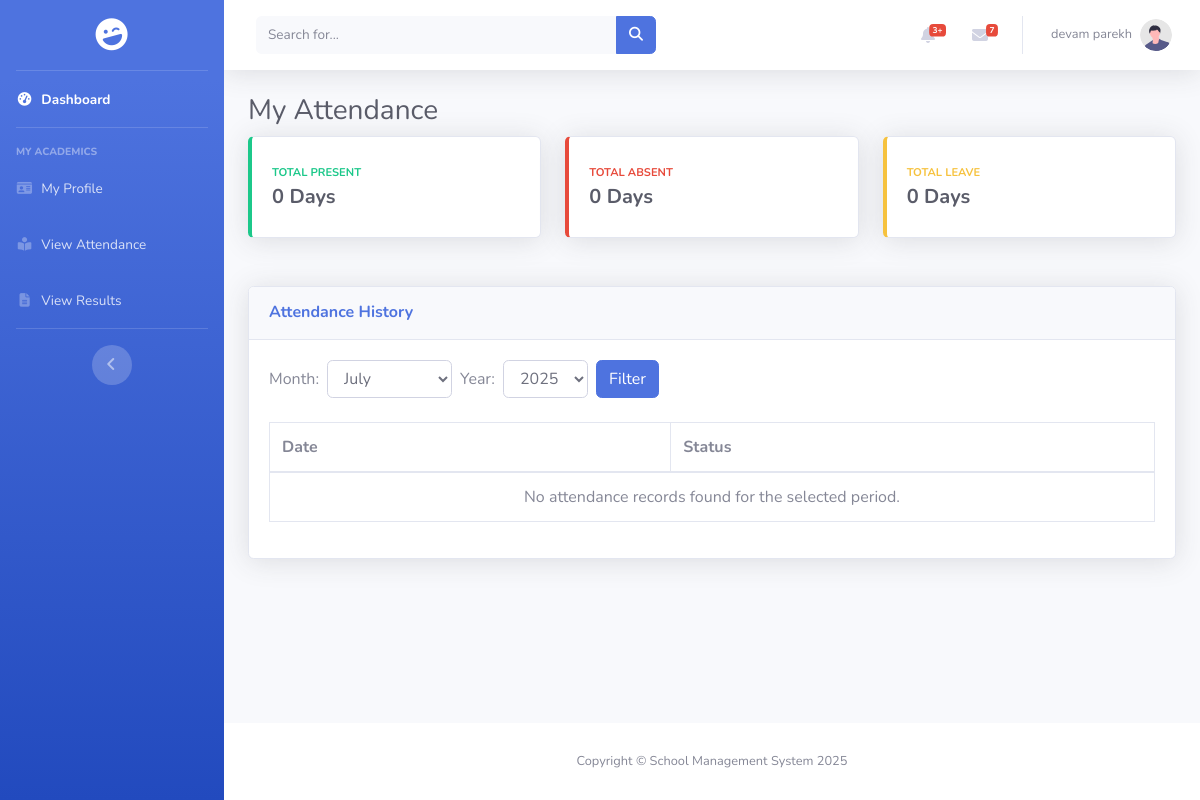
The page /pages/student/view_attendance.php (signed in) on the database as committed earlier.
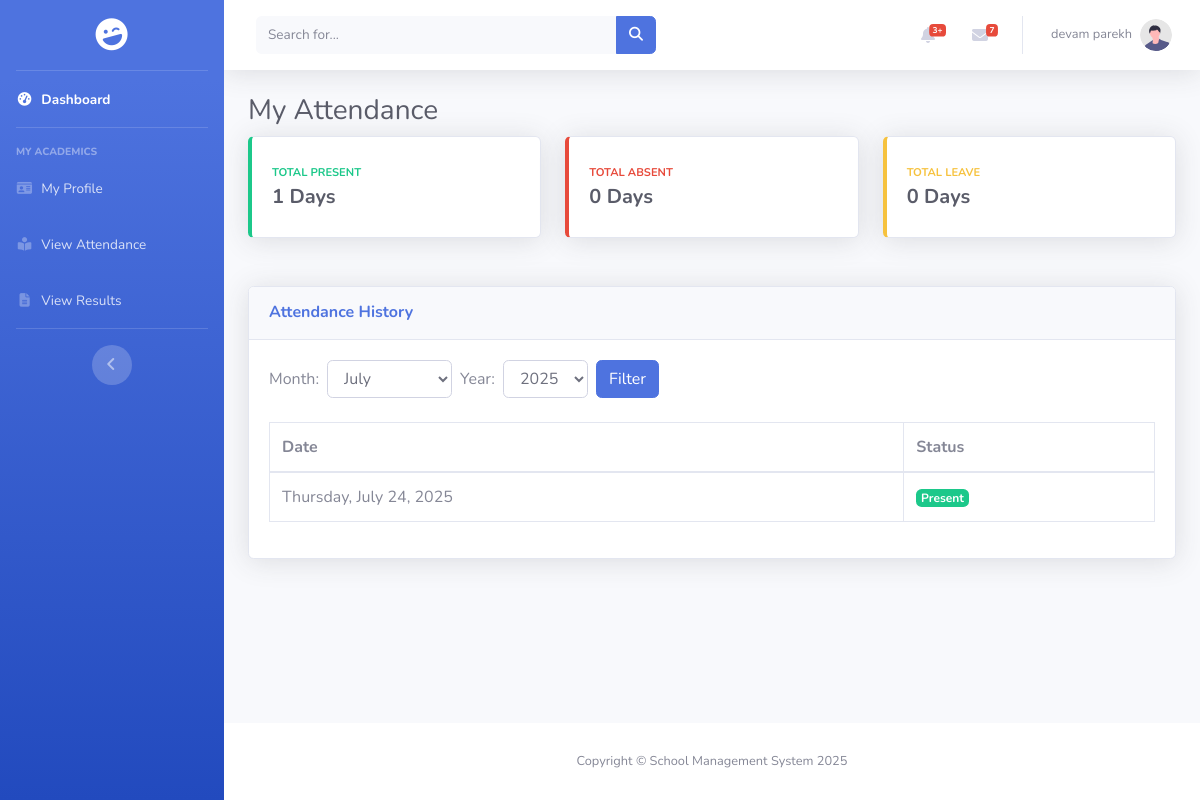
The same page on the database as committed later.
### tables this page shows
CREATE TABLE `attendance` (
  `attendance_id` int(11) NOT NULL,
  `student_id` int(11) NOT NULL,
  `teacher_id` int(11) NOT NULL,
  `school_id` int(11) NOT NULL,
  `std` varchar(10) NOT NULL,
  `attendance_date` date NOT NULL,
  `status` enum('Present','Absent','Leave') NOT NULL,
  `remark` varchar(255) DEFAULT NULL
);

### encryption.php (called while the page is built, shortened)
<?php
function decrypt_id($encrypted) {
    return openssl_decrypt($encrypted, ENCRYPTION_METHOD, ENCRYPTION_KEY, 0, ENCRYPTION_IV);
}
?>

### pages/student/view_attendance.php (the view, shortened to what the changed rows need)
<?php
include_once '../../includes/connect.php';
include_once '../../encryption.php';
$userId = null;
$summary = ['Present' => 0, 'Absent' => 0, 'Leave' => 0];
if (isset($_COOKIE['encrypted_user_id'])) {
    $userId = decrypt_id($_COOKIE['encrypted_user_id']);
}
$filter_year = isset($_GET['year']) ? intval($_GET['year']) : date('Y');
$filter_month = isset($_GET['month']) ? intval($_GET['month']) : date('m');
$stmt = $conn->prepare(
    "SELECT attendance_date, status
     FROM attendance
     WHERE student_id = ? AND YEAR(attendance_date) = ? AND MONTH(attendance_date) = ?
     ORDER BY attendance_date ASC"
);
$stmt->bind_param("iii", $userId, $filter_year, $filter_month);
$stmt->execute();
$result = $stmt->get_result();
$attendance_records = $result->fetch_all(MYSQLI_ASSOC);
foreach ($attendance_records as $record) {
    if (isset($summary[$record['status']])) {
        $summary[$record['status']]++;
    }
}
?>
<!DOCTYPE html>
<html lang="en">
<head>
    <link href="../../assets/vendor/fontawesome-free/css/all.min.css" rel="stylesheet" type="text/css">
    <link href="../../assets/css/sb-admin-2.min.css" rel="stylesheet">
    <link rel="stylesheet" href="https://cdnjs.cloudflare.com/ajax/libs/font-awesome/6.5.2/css/all.min.css" />
    <link href="../../assets/vendor/datatables/dataTables.bootstrap4.min.css" rel="stylesheet">
</head>
<body id="page-top">
    <div id="wrapper">
        <div id="content-wrapper" class="d-flex flex-column">
            <div id="content">
                <div class="container-fluid">
                    <h1 class="h3 mb-2 text-gray-800">My Attendance</h1>
                    <div class="row mb-4">
                        <div class="col-md-4 mb-4">
                            <div class="card border-left-success shadow h-100 py-2"><div class="card-body"><div class="text-xs font-weight-bold text-success text-uppercase mb-1">Total Present</div><div class="h5 mb-0 font-weight-bold text-gray-800"><?php echo $summary['Present']; ?> Days</div></div></div>
                        </div>
                    </div>
                    <div class="card shadow mb-4">
                        <div class="card-body">
                            <div class="table-responsive">
                                <table class="table table-bordered" id="dataTable" width="100%" cellspacing="0">
                                    <thead><tr><th>Date</th><th>Status</th></tr></thead>
                                    <tbody>
                                        <?php if (!empty($attendance_records)): ?>
                                            <?php foreach ($attendance_records as $record): ?>
                                            <tr>
                                                <td><?php echo date("l, F j, Y", strtotime($record['attendance_date'])); ?></td>
                                                <td>
                                                    <?php
                                                        $status = htmlspecialchars($record['status']);
                                                        $badge_class = 'badge-secondary';
                                                        if ($status == 'Present') $badge_class = 'badge-success';
                                                        echo "<span class='badge {$badge_class}'>{$status}</span>";
                                                    ?>
                                                </td>
                                            </tr>
                                            <?php endforeach; ?>
                                        <?php else: ?>
                                            <tr><td colspan="2" class="text-center">No attendance records found for the selected period.</td></tr>
                                        <?php endif; ?>
                                    </tbody>
                                </table>
                            </div>
                        </div>
                    </div>
                </div>
            </div>
        </div>
    </div>
</body>
</html>

Rows that differ between the two databases and show on the page:
added attendance: attendance_date "Thursday, July 24, 2025", status "Present"
Other text that changed with them:
$summary['Present']: "0" → "1"
text no longer shown: "No attendance records found for the selected period."
